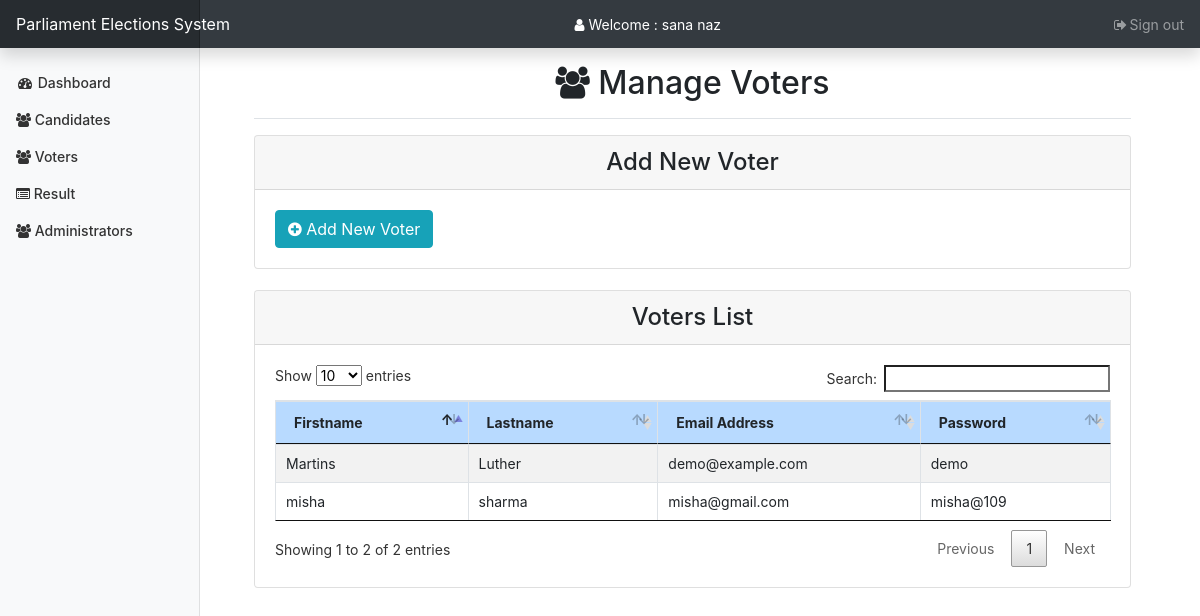
The app's page /admin/voters.php (signed in) with its own data.
### tables this page shows
CREATE TABLE `users` (
  `users_id` int(11) NOT NULL,
  `firstname` varchar(100) NOT NULL,
  `lastname` varchar(100) NOT NULL,
  `email_address` varchar(100) NOT NULL,
  `password` varchar(100) NOT NULL
);

### admin/session.php (called while the page is built, shortened)
<?php
	require 'conn.php';
	if(!isset($_SESSION['admin_id'])){
		header("location:index.php");
	}else{
		$session_id=$_SESSION['admin_id'];
		$admin_query = $conn->query("SELECT * FROM admin WHERE admin_id = '$session_id'") or die(mysqli_errno());
		$admin_row = $admin_query->fetch_array();
	}
?>

### admin/voters.php (the view, shortened to what this page needs)
<?php include ("session.php"); ?>
<?php include ("header.php"); ?>
<body>
<?php include ("nav.php"); ?>
  <div class="container">
    <main role="main" class="col-md-9 ml-sm-auto col-lg-10 px-md-4">
      <div class="justify-content-between flex-wrap flex-md-nowrap align-items-center pt-3 pb-2 mb-3 border-bottom">
      <h1 class="h2" style="text-align:center;"><i class="fa fa-users"></i> Manage Voters</h1>
      </div>
      <div class="card">
        <h4 class="card-header" align="center">Add New Voter</h4>
          <div class="card-body">
            <a href="register.php" class="btn btn-info"><i class="fa fa-plus-circle"></i> Add New Voter</a>
          </div>
      </div>
      <br>
      <div class="card table-responsive">
        <h4 class="card-header" align="center">Voters List</h4>
          <div class="card-body">
            <table id="table" class="table table-striped table-bordered">
              <thead>
                <tr class="table-primary">
                  <th scope="col">Firstname</th>
                  <th scope="col">Lastname</th>
                  <th scope="col">Email Address</th>
                  <th scope="col">Password</th>
                </tr>
              </thead>
              <tbody>
                <tr>
              <?php
                require ("./conn.php");
                $query = $conn->query("SELECT * FROM users ORDER BY users_id ASC");
                while ($row = $query->fetch_array()) {
              ?>
              <td><?php echo $row ["firstname"];?></td>
              <td><?php echo $row ["lastname"];?></td>
              <td><?php echo $row ["email_address"];?></td>
              <td><?php echo $row ["password"];?></td>
            </tr>
            <?php
                }
              ?></tr>
              </tbody>
            </table>
          </div>
      </div>
    </main>
  </div>
</body>
</html>

### admin/header.php (shortened to what this page needs)
<!DOCTYPE html>
<html>
<head>
  <link rel="stylesheet" href="./assets/css/bootstrap/bootstrap.min.css">
  <link rel="stylesheet" href="./assets/css/style/dashboard.css">
  <link rel="stylesheet" href="./assets/css/dataTables/dataTables.bootstrap4.min.css">
  <link rel="stylesheet" href="./assets/css/dataTables/jquery.dataTables.min.css">
  <link rel="stylesheet" href="./assets/css/font-awesome/css/font-awesome.min.css">
</head>

### admin/nav.php (shortened to what this page needs)
  <nav class="navbar navbar-dark sticky-top bg-dark flex-md-nowrap p-0 shadow">
    <a class="navbar-brand col-md-3 col-lg-2 mr-0 px-3" href="#">Parliament Elections System</a>
    <ul class="nav navbar-top-links navbar-right">
      <?php
        include ("conn.php");
        $query = "SELECT * FROM admin WHERE admin_id ='$_SESSION[admin_id]'";
        $result = mysqli_query($conn, $query);
      ?>
      <li class="nav-item active">
        <a class="nav-link" href="#" style = "color:white;">
          <i class="fa fa-user"></i> Welcome : <?php echo $admin_row['firstname']." ".$admin_row['lastname']; ?>
        </a>
      </li>
    </ul>
    <ul class="navbar-nav px-3">
      <li class="nav-item text-nowrap">
        <a class="nav-link" data-toggle="modal" data-target="#exampleModal">
          <i class="fa fa-fw fa-sign-out"></i>Sign out
        </a>
      </li>
    </ul>
</nav>
  <div class="container-fluid">
    <div class="row">
    <nav id="sidebarMenu" class="col-md-3 col-lg-2 d-md-block bg-light sidebar collapse">
      <div class="sidebar-sticky pt-3">
        <ul class="nav flex-column">
          <li class="nav-item">
            <a class="nav-link" href="dashboard.php">
              <i class="fa fa-fw fa-dashboard"></i>
              Dashboard
            </a>
          </li>
          <li class="nav-item">
            <a class="nav-link" href="candidate.php">
              <i class="fa fa-users"></i>
              Candidates
            </a>
          </li>
          <li class="nav-item">
            <a class="nav-link" href="voters.php">
              <i class="fa fa-users"></i>
              Voters
            </a>
          </li>
          <li class="nav-item">
            <a class="nav-link" href="result.php">
              <i class="fa fa-list-alt"></i>
              Result
            </a>
          </li>
          <li class="nav-item">
            <a class="nav-link" href="admin.php">
              <i class="fa fa-users"></i>
              Administrators
            </a>
          </li>
        </ul>
      </div>
    </nav>
  </div>
  </div>

### admin/assets/css/style/dashboard.css (style rules this page uses)
body { font-size: .875rem; }
.sidebar { position: fixed; top: 0; bottom: 0; left: 0; z-index: 100; padding: 48px 0 0; box-shadow: inset -1px 0 0 rgba(0, 0, 0, .1); }
.sidebar-sticky { position: relative; top: 0; height: calc(100vh - 48px); padding-top: .5rem; overflow-x: hidden; overflow-y: auto; }
.sidebar .nav-link { font-weight: 500; color: #333; }
.navbar-brand { padding-top: .75rem; padding-bottom: .75rem; font-size: 1rem; background-color: rgba(0, 0, 0, .25); box-shadow: inset -1px 0 0 rgba(0, 0, 0, .25); }

### records on screen
users: firstname "Martins", lastname "Luther", email_address "demo@example.com", password "demo"
users: firstname "misha", lastname "sharma", email_address "misha@gmail.com", password "misha@109"

### other values on screen
$admin_row['firstname'] "sana"
$admin_row['lastname'] "naz"
